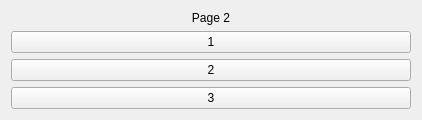
<?xml version="1.0" encoding="UTF-8"?>
<ui version="4.0">
 <class>Form</class>
 <widget class="QWidget" name="Form">
  <property name="geometry">
   <rect>
    <x>0</x>
    <y>0</y>
    <width>420</width>
    <height>120</height>
   </rect>
  </property>
  <property name="windowTitle">
   <string>Form</string>
  </property>
  <layout class="QGridLayout" name="gridLayout_2">
   <item row="0" column="0">
    <layout class="QGridLayout" name="gridLayout">
     <item row="3" column="0">
      <widget class="QPushButton" name="pushButton_3">
       <property name="minimumSize">
        <size>
         <width>400</width>
         <height>0</height>
        </size>
       </property>
       <property name="text">
        <string>3</string>
       </property>
      </widget>
     </item>
     <item row="1" column="0">
      <widget class="QPushButton" name="pushButton">
       <property name="minimumSize">
        <size>
         <width>400</width>
         <height>0</height>
        </size>
       </property>
       <property name="text">
        <string>1</string>
       </property>
      </widget>
     </item>
     <item row="2" column="0">
      <widget class="QPushButton" name="pushButton_2">
       <property name="minimumSize">
        <size>
         <width>400</width>
         <height>0</height>
        </size>
       </property>
       <property name="text">
        <string>2</string>
       </property>
      </widget>
     </item>
     <item row="0" column="0">
      <widget class="QLabel" name="label">
       <property name="sizePolicy">
        <sizepolicy hsizetype="Minimum" vsizetype="Preferred">
         <horstretch>0</horstretch>
         <verstretch>0</verstretch>
        </sizepolicy>
       </property>
       <property name="layoutDirection">
        <enum>Qt::LeftToRight</enum>
       </property>
       <property name="text">
        <string>Page 2</string>
       </property>
       <property name="alignment">
        <set>Qt::AlignCenter</set>
       </property>
      </widget>
     </item>
    </layout>
   </item>
  </layout>
 </widget>
 <resources/>
 <connections/>
</ui>
